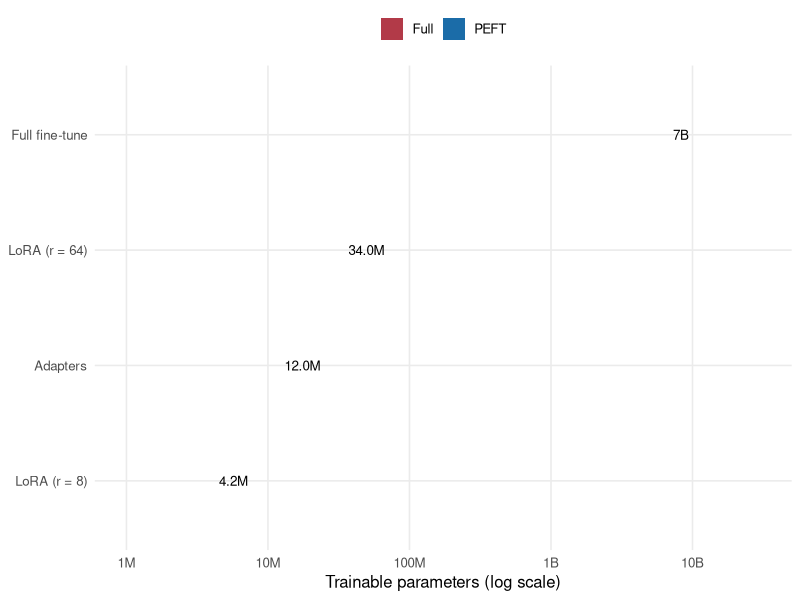

Generate this figure with R:
## ---- chunk 1
#| label: fig-trainable-params
#| fig-cap: "Illustrative trainable-parameter counts for four customisation methods applied to a seven-billion-parameter base model, on a log scale. LoRA and QLoRA train the same small set of parameters (QLoRA's saving is in memory, not in parameter count), a few million against the roughly seven billion of a full fine-tune. The gap of three to four orders of magnitude is why parameter-efficient methods dominate when a behaviour gap must be closed on modest hardware. Counts are illustrative and vary with adapter rank, targeted modules, and base size."
#| echo: false
#| fig-width: 7
#| fig-height: 3.8
library(ggplot2)
library(tibble)
tp <- tibble::tribble(
  ~method,           ~params, ~kind,
  "LoRA (r = 8)",      4.2e6, "PEFT",
  "Adapters",         12.0e6, "PEFT",
  "LoRA (r = 64)",    34.0e6, "PEFT",
  "Full fine-tune",    7.0e9, "Full"
)
tp$method <- factor(tp$method, levels = tp$method[order(tp$params)])
fmt <- scales::label_number(scale_cut = scales::cut_short_scale())
ggplot(tp, aes(method, params, fill = kind)) +
  geom_col(width = 0.65) +
  geom_text(aes(label = fmt(params)), hjust = -0.15, size = 3.4) +
  scale_y_log10(limits = c(1e6, 3e10), labels = fmt) +
  scale_fill_manual(values = c("PEFT" = "#1b6ca8", "Full" = "#b23a48")) +
  coord_flip() +
  labs(x = NULL, y = "Trainable parameters (log scale)",
       fill = NULL) +
  theme_minimal(base_size = 12) +
  theme(legend.position = "top",
        panel.grid.minor = element_blank())
